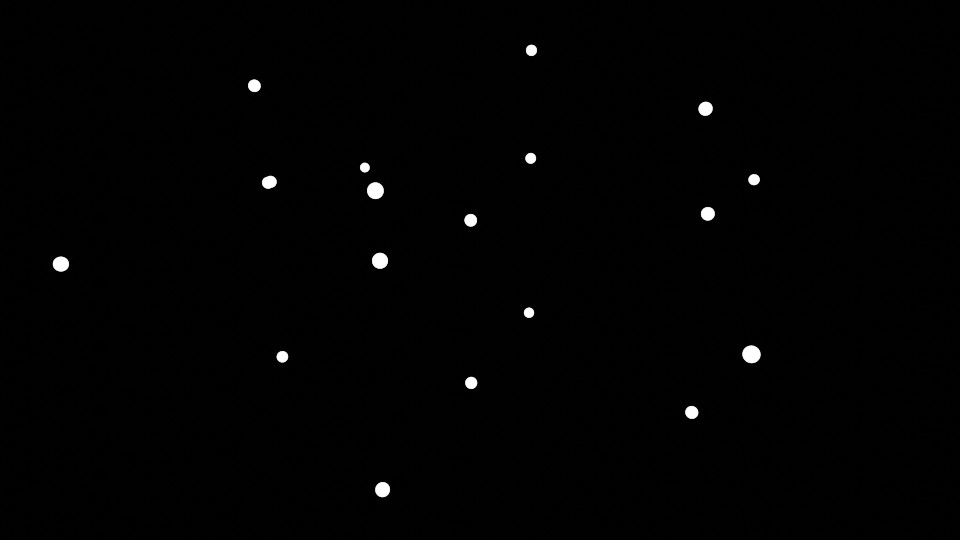
#> input picture test_images/cam1_full.jpg, 960 x 540 px
$ python test_matched_pairs.py
#> lines starting #> are read from the running program, lines starting #| are printed output that depends on the picture
import cv2
import numpy as np
from matplotlib import pyplot as plt

# Load the left and right images in grayscale
imgLeft = cv2.imread('./test_images/cam1_full.jpg', 0)
#> imgLeft is the input picture: shape (540, 960); min 0, max 255, mean 2.1
imgRight = cv2.imread('./test_images/cam2_full.jpg', 0)
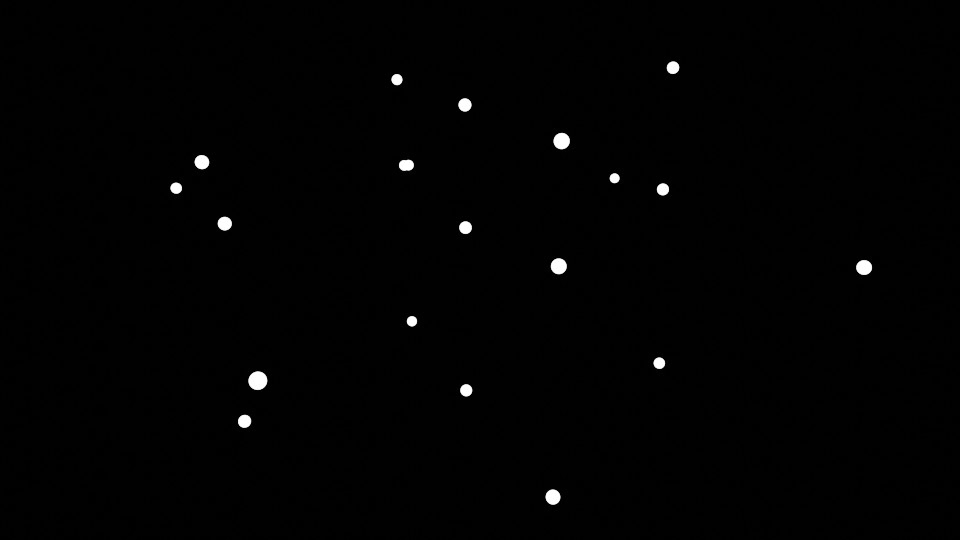
#> input picture test_images/cam2_full.jpg, 960 x 540 px
#> imgRight is the input picture: shape (540, 960); min 0, max 255, mean 2.2

# Convert points to integer
ptsLeft = np.array([[382, 489], [691, 411], [528, 312], [281, 356], [269, 181], [530, 157], [707, 213], [379, 260], [267, 182], [253, 85], [530, 49], [705, 108], [374, 190], [470, 382], [470, 219], [469, 96], [750, 353], [364, 167], [60, 263], [753, 179]])
ptsRight = np.array([[244, 420], [552, 496], [658, 362], [411, 320], [407, 164], [662, 189], [558, 265], [224, 223], [403, 164], [396, 79], [672, 67], [561, 140], [201, 161], [465, 389], [465, 227], [464, 104], [257, 380], [614, 177], [175, 187], [863, 267]])

# ptsLeft = np.int32([[382, 489], [691, 411], [528, 312], [281, 356], [269, 181], [530, 157], [707, 213], [379, 260]])
# ptsRight = np.int32([[244, 420], [552, 496], [658, 362], [411, 320], [407, 164], [662, 189], [558, 265], [224, 223]])

print("Points in left image: ", ptsLeft)
print("Points in right image: ", ptsRight)

# Compute the fundamental matrix
F, mask = cv2.findFundamentalMat(ptsLeft, ptsRight, cv2.FM_RANSAC,10,0.99999)

print("Fundamental matrix: ", F)

# Select only inlier points
# ptsLeft = ptsLeft[mask.ravel() == 1]
# ptsRight = ptsRight[mask.ravel() == 1]

# Function to draw epilines
def drawlines(img1, img2, pts1, pts2):
    img1 = cv2.cvtColor(img1, cv2.COLOR_GRAY2BGR)
    img2 = cv2.cvtColor(img2, cv2.COLOR_GRAY2BGR)
    for i in range(len(pts1)):
        print(pts1[i]," | ",pts2[i])
        color = tuple(np.random.randint(0, 255, 3).tolist())
        if i == 5:
            color = (255, 0, 0)
        img1 = cv2.circle(img1, pts1[i], 5, color, -1)
        img2 = cv2.circle(img2, pts2[i], 5, color, -1)
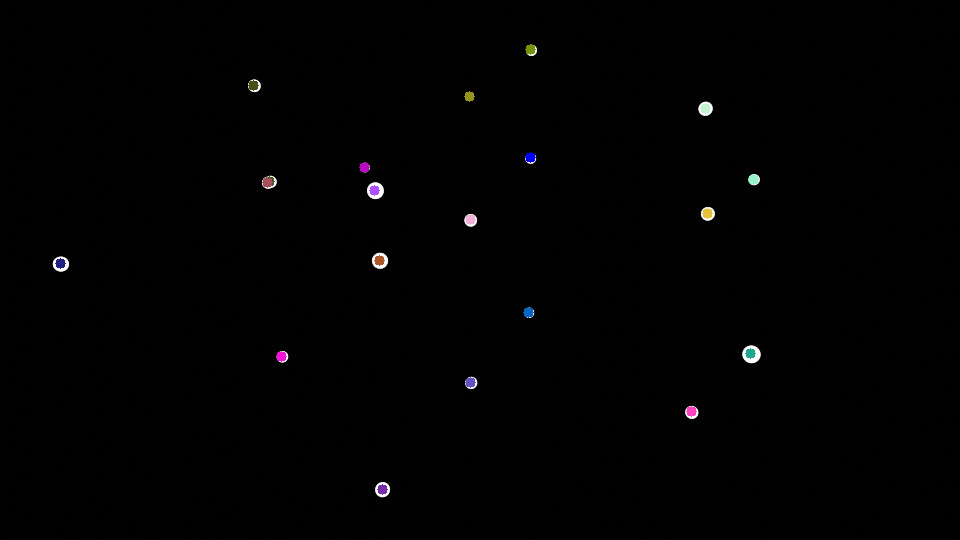
#> img1: shape (540, 960, 3); mean B, G, R 1.9, 1.7, 1.8
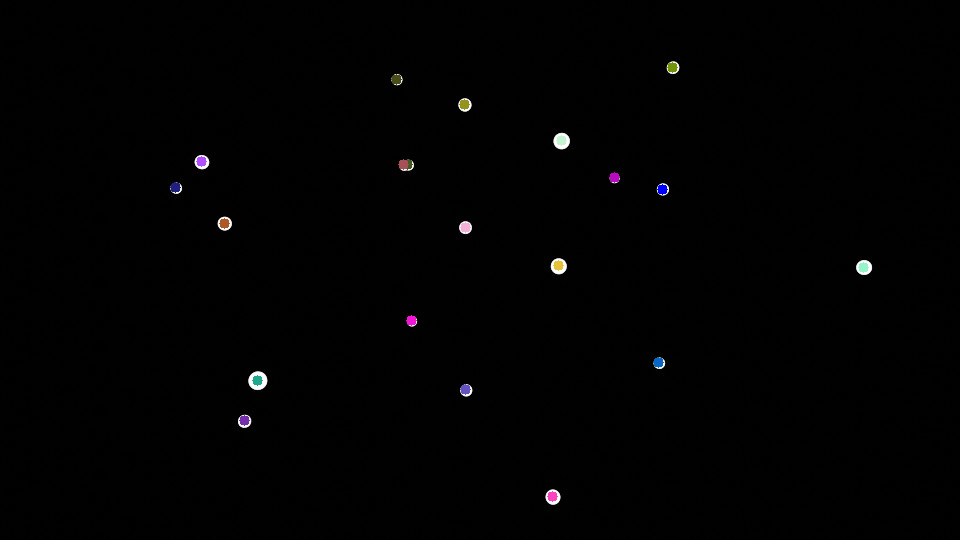
#> img2: shape (540, 960, 3); mean B, G, R 1.9, 1.8, 1.9
    return img1, img2

img7,img8 = drawlines(imgLeft, imgRight, ptsLeft, ptsRight)

# Display the images
plt.subplot(121), plt.imshow(cv2.cvtColor(img7, cv2.COLOR_BGR2RGB)), plt.title("Matches on Left Image")
plt.subplot(122), plt.imshow(cv2.cvtColor(img8, cv2.COLOR_BGR2RGB)), plt.title("Matches on Right Image")
plt.show()
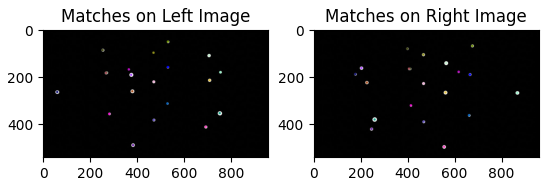
#> figure drawn by matplotlib, 2 panels


for i in range(len(ptsLeft)):
    x1 = np.array([ptsLeft[i][0], ptsLeft[i][1], 1])
    x2 = np.array([ptsRight[i][0], ptsRight[i][1], 1])
    print("x1: ",x1)
    print("x2: ",x2)
    print("x1.T @ F @ x2: ",x1.T @ F @ x2)
